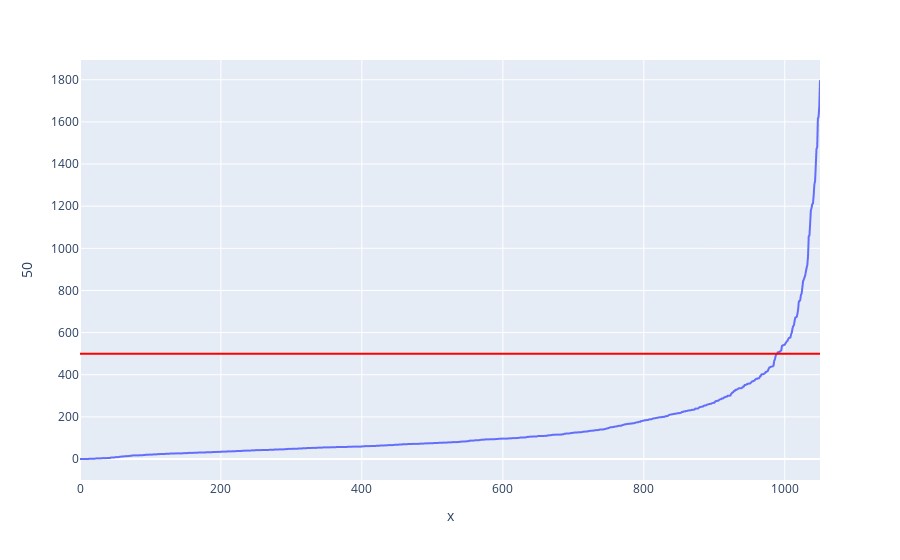

The notebook cell saved with this chart:
### Code cell
df_check = df_valid_users['50'].to_frame()
df_check.sort_values(by = '50', inplace=True)
fig = px.line(df_check, x = range(df_check.shape[0]), y = '50')
fig.add_hline(500, line_color = 'red')
fig.show()

### Figure 1 — Plotly figure (JSON) as saved in the notebook; plotly's stock layout.template omitted (floating-point values rounded to 4 significant figures; data arrays with more than 128 entries replaced by an {"elided": "..."} marker saying what was removed)
{"data": [{"hovertemplate": "x=%{x}<br>50=%{y}<extra></extra>", "legendgroup": "", "line": {"color": "#636efa", "dash": "solid"}, "marker": {"symbol": "circle"}, "mode": "lines", "name": "", "showlegend": false, "type": "scattergl", "x": {"elided": "1051 int values"}, "xaxis": "x", "y": {"elided": "1051 int values"}, "yaxis": "y"}], "layout": {"legend": {"tracegroupgap": 0}, "margin": {"t": 60}, "shapes": [{"line": {"color": "red"}, "type": "line", "x0": 0, "x1": 1, "xref": "x domain", "y0": 500, "y1": 500, "yref": "y"}], "xaxis": {"anchor": "y", "domain": [0, 1], "title": {"text": "x"}}, "yaxis": {"anchor": "x", "domain": [0, 1], "title": {"text": "50"}}}}
